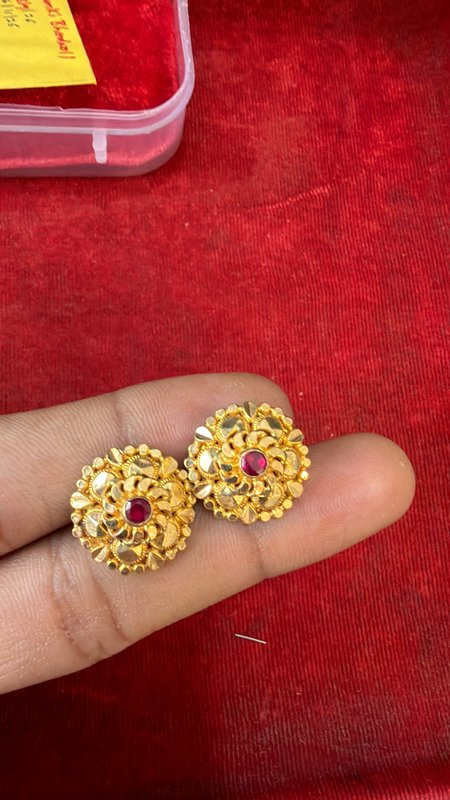
#> input picture scripts/thumbs/01_Earrings_Set_1_0423__IMG_0423.JPG.jpeg.jpg, 450 x 800 px, found by its file name; its folder holds only this picture in this run
$ python detail_analysis.py   (older library calls are emulated)
#> lines starting #> are read from the running program, lines starting #| are printed output that depends on the picture; after the words box and inside, x2 and y2 are one past the last pixel; in counts of white or black regions, pixels touching at a corner belong together
import os
import cv2
import numpy as np
from PIL import Image

thumb_dir = os.path.join('scripts', 'thumbs')

# Let's inspect images in 07_Fabric_Background_Reference, 08_Dark_or_Unclear_Review, 09_Fastening_or_Extra_View, etc.
def analyze_image_detail(fname):
    fpath = os.path.join(thumb_dir, fname)
    img = cv2.imread(fpath)
#> img is the input picture: shape (800, 450, 3); mean B, G, R 50, 54.9, 163.8
    if img is None:
        return "Failed to load"
    h, w, _ = img.shape
#> h = 800; w = 450

    # Analyze center region (where jewellery usually lies) vs outer border
    cw, ch = int(w * 0.5), int(h * 0.5)
#> cw = 225; ch = 400
    cx, cy = int(w * 0.25), int(h * 0.25)
#> cx = 112; cy = 200
    center_roi = img[cy:cy+ch, cx:cx+cw]
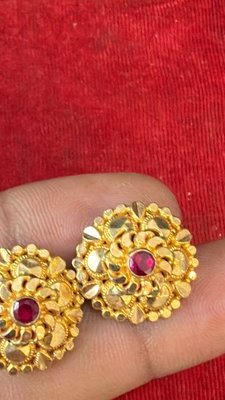
#> center_roi: shape (400, 225, 3); mean B, G, R 67.2, 85, 186.7

    # Outer border
    border_mask = np.ones((h, w), dtype=bool)
    border_mask[cy:cy+ch, cx:cx+cw] = False

    center_gray = cv2.cvtColor(center_roi, cv2.COLOR_BGR2GRAY)
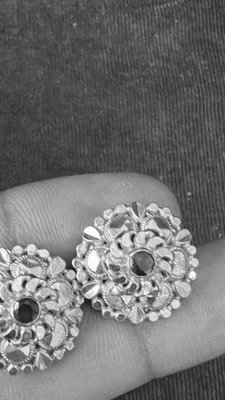
#> center_gray: shape (400, 225); min 11, max 255, mean 113.4
    center_lap = cv2.Laplacian(center_gray, cv2.CV_64F).var()
#> center_lap = 1181.5
    center_mean = cv2.mean(center_roi)[:3]
#> center_mean = (67.17, 85.01, 186.7)

    # Color differences between center and border
    border_mean = cv2.mean(img, mask=(~border_mask).astype(np.uint8))[:3]
#> border_mean = (67.17, 85.01, 186.7)
    color_diff = np.linalg.norm(np.array(center_mean) - np.array(border_mean))
#> color_diff = 0

    # Gold / yellow pixels in center
    hsv_center = cv2.cvtColor(center_roi, cv2.COLOR_BGR2HSV)
#> hsv_center: shape (400, 225, 3); mean H, S, V 95.9, 173.6, 186.7
    gold_mask = cv2.inRange(hsv_center, np.array([15, 40, 70]), np.array([35, 255, 255]))
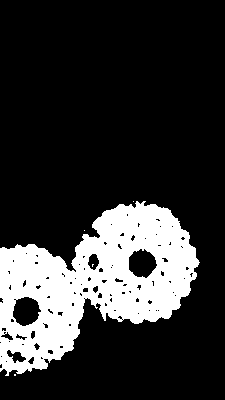
#> gold_mask: shape (400, 225); 20.1% white; 5 white regions (4 under 20 px), largest, box (x1, y1, x2, y2) and area: (0, 201, 200, 376) 18069
    gold_pct = np.sum(gold_mask > 0) / (cw * ch) * 100
#> gold_pct = 20.09

    # White / bright sparkle in center
    sparkle_mask = cv2.inRange(hsv_center, np.array([0, 0, 200]), np.array([180, 60, 255]))
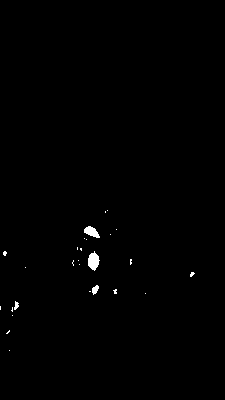
#> sparkle_mask: shape (400, 225); 0.49% white; 27 white regions (23 under 20 px), largest, box (x1, y1, x2, y2) and area: (88, 251, 100, 271) 157, (84, 226, 100, 238) 114, (92, 285, 99, 295) 45, (14, 301, 19, 310) 28
    sparkle_pct = np.sum(sparkle_mask > 0) / (cw * ch) * 100
#> sparkle_pct = 0.494

    # Check edges
    edges = cv2.Canny(center_gray, 50, 150)
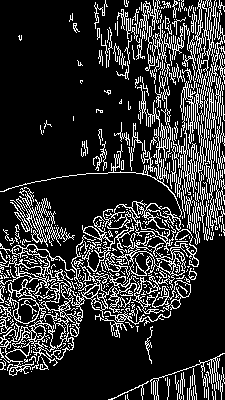
#> edges: shape (400, 225); 18.8% white in thin lines or dots
    edge_pct = np.sum(edges > 0) / (cw * ch) * 100
#> edge_pct = 18.84

    return {
        'center_lap': round(center_lap, 1),
        'center_mean_bgr': [round(v, 1) for v in center_mean],
        'color_diff': round(color_diff, 1),
        'gold_pct': round(gold_pct, 1),
        'sparkle_pct': round(sparkle_pct, 1),
        'edge_pct': round(edge_pct, 1)
    }

print("=== Analyzing images in folders ===")
for fname in sorted(os.listdir(thumb_dir)):
    if not fname.endswith('.jpg'):
        continue
    stats = analyze_image_detail(fname)
#> stats = {'center_lap': 1181.5, 'center_mean_bgr': [67.2, 85, 186.7], 'color_diff': 0, 'gold_pct': 20.1, 'sparkle_pct': 0.5, 'edge_pct': 18.8}
    name = fname.replace('__', '/').replace('.jpg', '')
    print(f"{name:50} | CenterLap:{stats['center_lap']:7.1f} | Gold:{stats['gold_pct']:4.1f}% | Sparkle:{stats['sparkle_pct']:4.1f}% | Edges:{stats['edge_pct']:4.1f}%")
#| 01_Earrings_Set_1_0423/IMG_0423.JPG.jpeg           | CenterLap: 1181.5 | Gold:20.1% | Sparkle: 0.5% | Edges:18.8%

$ run again, on scripts/thumbs/02_Earrings_Set_2_0437__IMG_0437.JPG.jpeg.jpg
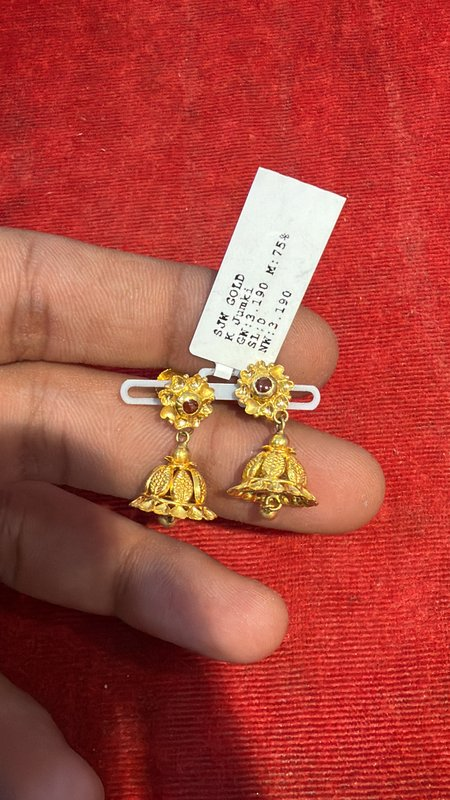
#> input picture scripts/thumbs/02_Earrings_Set_2_0437__IMG_0437.JPG.jpeg.jpg, 450 x 800 px, found by its file name
#> in analyze_image_detail, img is the input picture: shape (800, 450, 3); mean B, G, R 61.3, 70.8, 172.3
#> center_lap = 2453.3
#> center_mean = (102.6, 126.7, 188)
#> color_diff = 0
#> hsv_center: shape (400, 225, 3); mean H, S, V 19.4, 124.7, 188.9
#> in analyze_image_detail, `gold_mask = cv2.inRange(hsv_center, np.array([15, 40, 70]), np.array([..`:
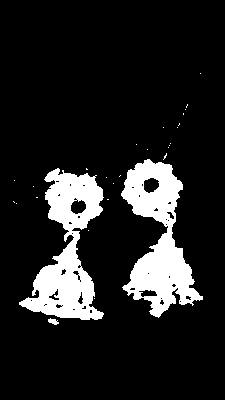
#> gold_mask: shape (400, 225); 13.2% white; 28 white regions (25 under 20 px), largest, box (x1, y1, x2, y2) and area: (121, 159, 203, 318) 5938, (19, 168, 104, 320) 5876, (48, 318, 59, 325) 47
#> gold_pct = 13.23
#> sparkle_mask: shape (400, 225); 17.7% white; 46 white regions (40 under 20 px), largest, box (x1, y1, x2, y2) and area: (77, 0, 225, 180) 14445, (8, 180, 57, 204) 521, (176, 185, 208, 210) 397, (96, 183, 123, 200) 300, (87, 168, 101, 177) 85, (119, 91, 124, 96) 20
#> sparkle_pct = 17.69
#> in analyze_image_detail, `edges = cv2.Canny(center_gray, 50, 150)`:
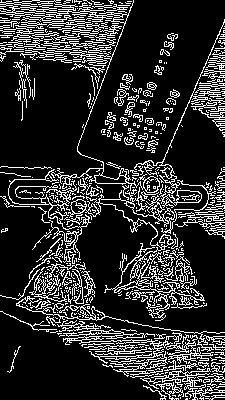
#> edges: shape (400, 225); 18.5% white in thin lines or dots
#> edge_pct = 18.52
#> stats = {'center_lap': 2453.3, 'center_mean_bgr': [102.6, 126.7, 188], 'color_diff': 0, 'gold_pct': 13.2, 'sparkle_pct': 17.7, 'edge_pct': 18.5}
#| 02_Earrings_Set_2_0437/IMG_0437.JPG.jpeg           | CenterLap: 2453.3 | Gold:13.2% | Sparkle:17.7% | Edges:18.5%
